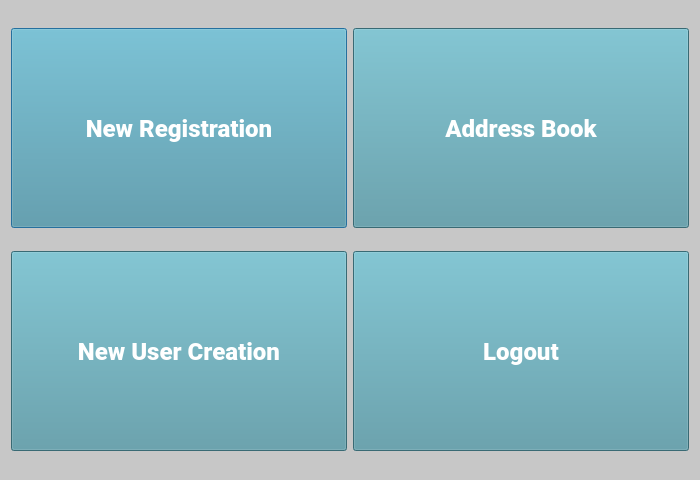
<?xml version="1.0" encoding="UTF-8"?>
<ui version="4.0">
 <class>Dialog</class>
 <widget class="QDialog" name="Dialog">
  <property name="geometry">
   <rect>
    <x>0</x>
    <y>0</y>
    <width>700</width>
    <height>480</height>
   </rect>
  </property>
  <property name="minimumSize">
   <size>
    <width>0</width>
    <height>0</height>
   </size>
  </property>
  <property name="maximumSize">
   <size>
    <width>16777215</width>
    <height>16777215</height>
   </size>
  </property>
  <property name="windowTitle">
   <string>Dialog</string>
  </property>
  <property name="styleSheet">
   <string notr="true">QWidget#Dialog{background-color:rgb(199, 199, 199);}</string>
  </property>
  <layout class="QHBoxLayout" name="horizontalLayout_2">
   <item>
    <layout class="QHBoxLayout" name="horizontalLayout">
     <item>
      <layout class="QVBoxLayout" name="verticalLayout">
       <item>
        <widget class="QPushButton" name="NRbutton">
         <property name="minimumSize">
          <size>
           <width>0</width>
           <height>200</height>
          </size>
         </property>
         <property name="font">
          <font>
           <family>Roboto Black</family>
           <pointsize>18</pointsize>
           <weight>75</weight>
           <bold>true</bold>
          </font>
         </property>
         <property name="styleSheet">
          <string notr="true">background-color: rgb(80, 148, 162);
color: white;</string>
         </property>
         <property name="text">
          <string>New Registration</string>
         </property>
        </widget>
       </item>
       <item>
        <widget class="QPushButton" name="NewUser">
         <property name="minimumSize">
          <size>
           <width>0</width>
           <height>200</height>
          </size>
         </property>
         <property name="font">
          <font>
           <family>Roboto Black</family>
           <pointsize>18</pointsize>
           <weight>75</weight>
           <bold>true</bold>
          </font>
         </property>
         <property name="styleSheet">
          <string notr="true">background-color: rgb(80, 148, 162);
color: white;</string>
         </property>
         <property name="text">
          <string>New User Creation</string>
         </property>
        </widget>
       </item>
      </layout>
     </item>
     <item>
      <layout class="QVBoxLayout" name="verticalLayout_2">
       <item>
        <widget class="QPushButton" name="ABbutton">
         <property name="minimumSize">
          <size>
           <width>0</width>
           <height>200</height>
          </size>
         </property>
         <property name="font">
          <font>
           <family>Roboto Black</family>
           <pointsize>18</pointsize>
           <weight>75</weight>
           <bold>true</bold>
          </font>
         </property>
         <property name="styleSheet">
          <string notr="true">background-color: rgb(80, 148, 162);
color: white;</string>
         </property>
         <property name="text">
          <string>Address Book</string>
         </property>
        </widget>
       </item>
       <item>
        <widget class="QPushButton" name="Logout">
         <property name="minimumSize">
          <size>
           <width>0</width>
           <height>200</height>
          </size>
         </property>
         <property name="font">
          <font>
           <family>Roboto Black</family>
           <pointsize>18</pointsize>
           <weight>75</weight>
           <bold>true</bold>
          </font>
         </property>
         <property name="styleSheet">
          <string notr="true">background-color: rgb(80, 148, 162);
color: white;</string>
         </property>
         <property name="text">
          <string>Logout</string>
         </property>
        </widget>
       </item>
      </layout>
     </item>
    </layout>
   </item>
  </layout>
 </widget>
 <resources/>
 <connections/>
</ui>
